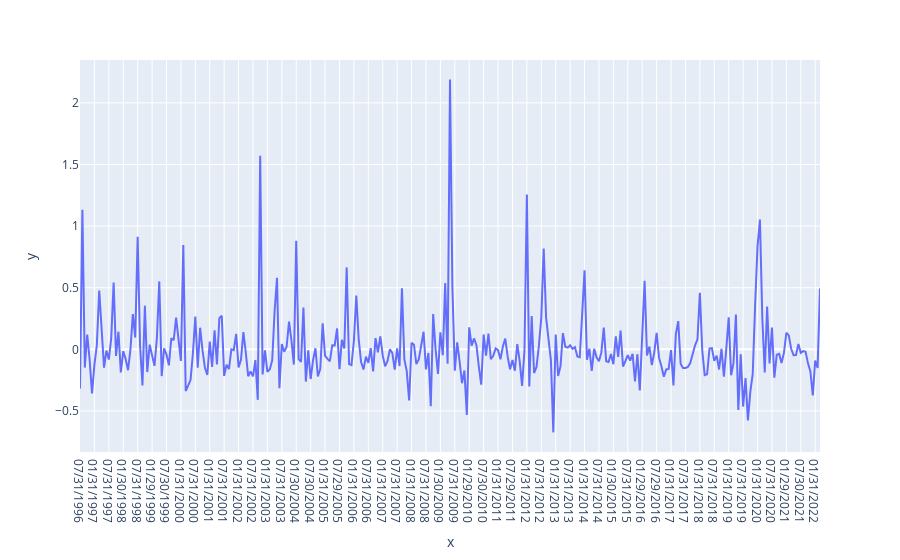

The cell this chart's notebook holds for it:
### Code cell
temp = stocks['SecurityNm'].sample(n=1).values[0]
fig = px.line(x=stocks[stocks["SecurityNm"] == temp]["MthCalDt"], y=stocks[stocks["SecurityNm"] == temp]["MthRet"])
#44602
print(temp)
fig.show()

### Figure 1 — Plotly figure (JSON) as saved in the notebook; plotly's stock layout.template omitted (floating-point values rounded to 4 significant figures; data arrays with more than 128 entries replaced by an {"elided": "..."} marker saying what was removed)
{"data": [{"hovertemplate": "x=%{x}<br>y=%{y}<extra></extra>", "legendgroup": "", "line": {"color": "#636efa", "dash": "solid"}, "marker": {"symbol": "circle"}, "mode": "lines", "name": "", "orientation": "v", "showlegend": false, "type": "scatter", "x": {"elided": "309 str values"}, "xaxis": "x", "y": {"elided": "309 float values"}, "yaxis": "y"}], "layout": {"legend": {"tracegroupgap": 0}, "margin": {"t": 60}, "xaxis": {"anchor": "y", "domain": [0, 1], "title": {"text": "x"}}, "yaxis": {"anchor": "x", "domain": [0, 1], "title": {"text": "y"}}}}
